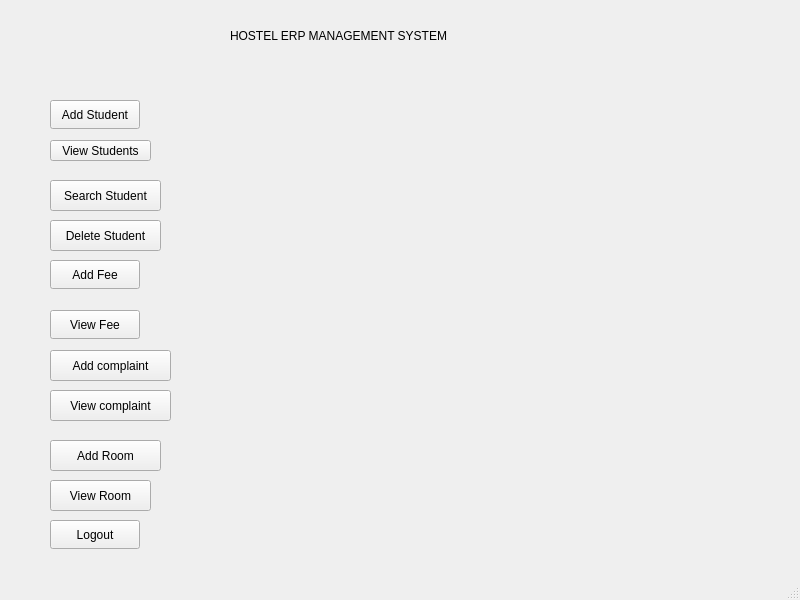
<?xml version="1.0" encoding="UTF-8"?>
<ui version="4.0">
 <class>MainWindow</class>
 <widget class="QMainWindow" name="MainWindow">
  <property name="geometry">
   <rect>
    <x>0</x>
    <y>0</y>
    <width>800</width>
    <height>600</height>
   </rect>
  </property>
  <property name="windowTitle">
   <string>MainWindow</string>
  </property>
  <widget class="QWidget" name="centralwidget">
   <widget class="QLabel" name="label">
    <property name="geometry">
     <rect>
      <x>230</x>
      <y>20</y>
      <width>251</width>
      <height>31</height>
     </rect>
    </property>
    <property name="text">
     <string>HOSTEL ERP MANAGEMENT SYSTEM</string>
    </property>
   </widget>
   <widget class="QPushButton" name="pushButtonAddStudent">
    <property name="geometry">
     <rect>
      <x>50</x>
      <y>100</y>
      <width>90</width>
      <height>29</height>
     </rect>
    </property>
    <property name="text">
     <string>Add Student</string>
    </property>
   </widget>
   <widget class="QPushButton" name="pushButtonViewStudents">
    <property name="geometry">
     <rect>
      <x>50</x>
      <y>140</y>
      <width>101</width>
      <height>21</height>
     </rect>
    </property>
    <property name="text">
     <string>View Students</string>
    </property>
   </widget>
   <widget class="QPushButton" name="pushButton_5">
    <property name="geometry">
     <rect>
      <x>50</x>
      <y>220</y>
      <width>111</width>
      <height>31</height>
     </rect>
    </property>
    <property name="text">
     <string>Delete Student</string>
    </property>
   </widget>
   <widget class="QPushButton" name="pushButtonAddFee">
    <property name="geometry">
     <rect>
      <x>50</x>
      <y>260</y>
      <width>90</width>
      <height>29</height>
     </rect>
    </property>
    <property name="text">
     <string>Add Fee</string>
    </property>
   </widget>
   <widget class="QPushButton" name="pushButtonViewFee">
    <property name="geometry">
     <rect>
      <x>50</x>
      <y>310</y>
      <width>90</width>
      <height>29</height>
     </rect>
    </property>
    <property name="text">
     <string>View Fee</string>
    </property>
   </widget>
   <widget class="QPushButton" name="pushButtonAddComplaint">
    <property name="geometry">
     <rect>
      <x>50</x>
      <y>350</y>
      <width>121</width>
      <height>31</height>
     </rect>
    </property>
    <property name="text">
     <string>Add complaint</string>
    </property>
   </widget>
   <widget class="QPushButton" name="pushButtonViewComplaint">
    <property name="geometry">
     <rect>
      <x>50</x>
      <y>390</y>
      <width>121</width>
      <height>31</height>
     </rect>
    </property>
    <property name="text">
     <string>View complaint</string>
    </property>
   </widget>
   <widget class="QPushButton" name="pushButtonAddRoom">
    <property name="geometry">
     <rect>
      <x>50</x>
      <y>440</y>
      <width>111</width>
      <height>31</height>
     </rect>
    </property>
    <property name="text">
     <string>Add Room</string>
    </property>
   </widget>
   <widget class="QPushButton" name="pushButton_4">
    <property name="geometry">
     <rect>
      <x>50</x>
      <y>180</y>
      <width>111</width>
      <height>31</height>
     </rect>
    </property>
    <property name="text">
     <string>Search Student</string>
    </property>
   </widget>
   <widget class="QPushButton" name="pushButtonLogout">
    <property name="geometry">
     <rect>
      <x>50</x>
      <y>520</y>
      <width>90</width>
      <height>29</height>
     </rect>
    </property>
    <property name="text">
     <string>Logout</string>
    </property>
   </widget>
   <widget class="QPushButton" name="pushButtonViewRoom">
    <property name="geometry">
     <rect>
      <x>50</x>
      <y>480</y>
      <width>101</width>
      <height>31</height>
     </rect>
    </property>
    <property name="text">
     <string>View Room</string>
    </property>
   </widget>
  </widget>
  <widget class="QMenuBar" name="menubar">
   <property name="geometry">
    <rect>
     <x>0</x>
     <y>0</y>
     <width>800</width>
     <height>25</height>
    </rect>
   </property>
  </widget>
  <widget class="QStatusBar" name="statusbar"/>
 </widget>
 <resources/>
 <connections/>
</ui>
